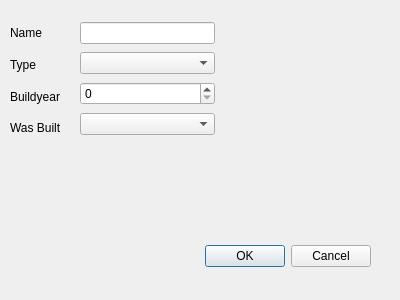
<?xml version="1.0" encoding="UTF-8"?>
<ui version="4.0">
 <class>addcpu</class>
 <widget class="QDialog" name="addcpu">
  <property name="geometry">
   <rect>
    <x>0</x>
    <y>0</y>
    <width>400</width>
    <height>300</height>
   </rect>
  </property>
  <property name="sizePolicy">
   <sizepolicy hsizetype="Fixed" vsizetype="Fixed">
    <horstretch>0</horstretch>
    <verstretch>0</verstretch>
   </sizepolicy>
  </property>
  <property name="windowTitle">
   <string>Dialog</string>
  </property>
  <widget class="QDialogButtonBox" name="buttonBox">
   <property name="geometry">
    <rect>
     <x>30</x>
     <y>240</y>
     <width>341</width>
     <height>32</height>
    </rect>
   </property>
   <property name="orientation">
    <enum>Qt::Horizontal</enum>
   </property>
   <property name="standardButtons">
    <set>QDialogButtonBox::Cancel|QDialogButtonBox::Ok</set>
   </property>
  </widget>
  <widget class="QWidget" name="">
   <property name="geometry">
    <rect>
     <x>10</x>
     <y>20</y>
     <width>71</width>
     <height>121</height>
    </rect>
   </property>
   <layout class="QVBoxLayout" name="verticalLayout">
    <item>
     <widget class="QLabel" name="label">
      <property name="text">
       <string>Name</string>
      </property>
     </widget>
    </item>
    <item>
     <widget class="QLabel" name="label_2">
      <property name="text">
       <string>Type</string>
      </property>
     </widget>
    </item>
    <item>
     <widget class="QLabel" name="label_3">
      <property name="text">
       <string>Buildyear</string>
      </property>
     </widget>
    </item>
    <item>
     <widget class="QLabel" name="label_4">
      <property name="text">
       <string>Was Built</string>
      </property>
     </widget>
    </item>
   </layout>
  </widget>
  <widget class="QWidget" name="">
   <property name="geometry">
    <rect>
     <x>80</x>
     <y>20</y>
     <width>135</width>
     <height>121</height>
    </rect>
   </property>
   <layout class="QVBoxLayout" name="verticalLayout_2">
    <item>
     <widget class="QLineEdit" name="lineEdit_name"/>
    </item>
    <item>
     <widget class="QComboBox" name="comboBox_Type">
      <property name="mouseTracking">
       <bool>false</bool>
      </property>
      <property name="currentText">
       <string/>
      </property>
      <property name="currentIndex">
       <number>-1</number>
      </property>
      <item>
       <property name="text">
        <string>Electronic</string>
       </property>
      </item>
      <item>
       <property name="text">
        <string>Mechatronic</string>
       </property>
      </item>
      <item>
       <property name="text">
        <string>Transistor</string>
       </property>
      </item>
      <item>
       <property name="text">
        <string>Other</string>
       </property>
      </item>
     </widget>
    </item>
    <item>
     <widget class="QSpinBox" name="spinBox_Buildyear">
      <property name="sizePolicy">
       <sizepolicy hsizetype="Minimum" vsizetype="Fixed">
        <horstretch>0</horstretch>
        <verstretch>0</verstretch>
       </sizepolicy>
      </property>
      <property name="maximum">
       <number>2015</number>
      </property>
      <property name="singleStep">
       <number>1</number>
      </property>
     </widget>
    </item>
    <item>
     <widget class="QComboBox" name="comboBox_WasBuilt">
      <property name="currentIndex">
       <number>-1</number>
      </property>
      <item>
       <property name="text">
        <string>Yes</string>
       </property>
      </item>
      <item>
       <property name="text">
        <string>No</string>
       </property>
      </item>
     </widget>
    </item>
   </layout>
  </widget>
 </widget>
 <resources/>
 <connections>
  <connection>
   <sender>buttonBox</sender>
   <signal>accepted()</signal>
   <receiver>addcpu</receiver>
   <slot>accept()</slot>
   <hints>
    <hint type="sourcelabel">
     <x>248</x>
     <y>254</y>
    </hint>
    <hint type="destinationlabel">
     <x>157</x>
     <y>274</y>
    </hint>
   </hints>
  </connection>
  <connection>
   <sender>buttonBox</sender>
   <signal>rejected()</signal>
   <receiver>addcpu</receiver>
   <slot>reject()</slot>
   <hints>
    <hint type="sourcelabel">
     <x>316</x>
     <y>260</y>
    </hint>
    <hint type="destinationlabel">
     <x>286</x>
     <y>274</y>
    </hint>
   </hints>
  </connection>
 </connections>
</ui>
